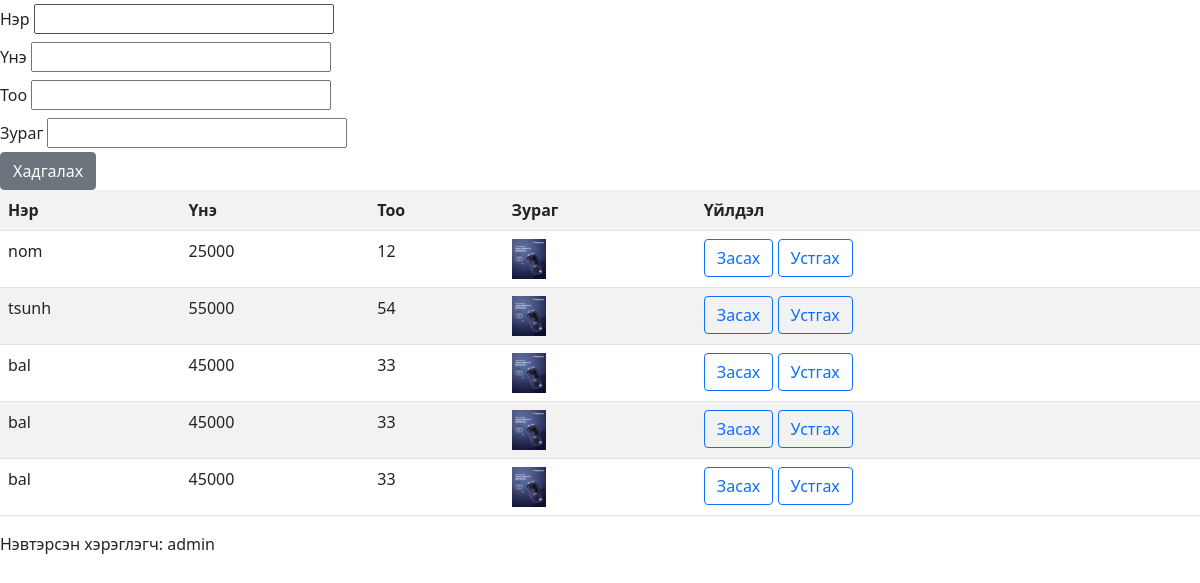
The app's page / (signed in) with its own data.
### work1/models.py (models this page shows)
class Baraa(models.Model):
    name=models.CharField(max_length=30)
    price=models.IntegerField()
    too=models.IntegerField()
    image=models.CharField(max_length=300)

### work1/views.py (the view)
# urls.py: path('',views.home),
def home(request):
    b=Baraa.objects.all()
    return render(request,'home.html',{'baraa':b})

### work1/templates/home.html (shortened to what this page needs)
{% load static %}
<!DOCTYPE html>
<html lang="en">
<head>
    <link href="https://cdn.jsdelivr.net/npm/bootstrap@5.0.0-beta2/dist/css/bootstrap.min.css" rel="stylesheet">
</head>
<body>
    <form action="/insert" method="POST">
      <label for="bner" class="col-form-label">Нэр</label>
      <input class="w-25" type="text"id="bner" value="{{bner}}" name="bner" class="form-control"/><br>
      <label for="bprice" class="col-form-label">Үнэ</label>
      <input class="w-25" type="text" value="{{bprice}}"name="bprice" class="form-control"/><br>
      <label for="btoo" class="col-form-label">Тоо</label>
      <input class="w-25" type="text" value="{{btoo}}" name="btoo" class="form-control"/><br>
      <label for="bimage" class="col-form-label">Зураг</label>
      <input class="w-25" type="text" value="{{bimage}}" name="bimage" class="form-control"/><br>
      <input type="submit" value="Хадгалах" class="btn btn-secondary"/>
    </form>
    <table style="width:100%" class="table table-striped table-hover">
        <tr>
            <th>Нэр</th>
            <th>Үнэ</th>
            <th>Тоо</th>
            <th>Зураг</th>
            <th>Үйлдэл</th>
          </tr>
        {% for b in baraa %}
        <tr>
          <td>{{b.name}}</td>
          <td>{{b.price}}</td>
          <td>{{b.too}}</td>
          <td><img src="{% static b.image %}" height=40></img></td>
          <td><a class="btn btn-outline-primary" href="/zasah?bner={{b.name}}&bprice={{b.price}}&btoo={{b.too}}&bimage={{b.imege}}&bid={{b.id}}">Засах</a>
              <a class="btn btn-outline-primary" href="/ustgah?bid={{b.id}}">Устгах</a>
           </td>
        </tr>
        {% endfor %}
      </table>
    Нэвтэрсэн хэрэглэгч: {{user}}
</body>
</html>

### records on screen
Baraa: name "nom", price "25000", too "12", image (picture)
Baraa: name "tsunh", price "55000", too "54", image (picture)
Baraa: name "bal", price "45000", too "33", image (picture)
Baraa: name "bal", price "45000", too "33", image (picture)
Baraa: name "bal", price "45000", too "33", image (picture)

### other values on screen
{{ user }} "admin"
